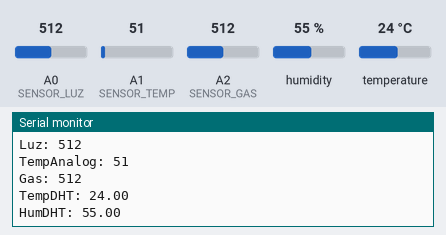
The sketch below on a simulated Arduino Uno, built with avr-gcc and run on an emulated ATmega328P. Shown: the last lines printed to the serial monitor. The test bench sets the inputs (shaded band); at power-on: humidity 55 %, A1 (SENSOR_TEMP) = 51, A0 (SENSOR_LUZ) = 512, A2 (SENSOR_GAS) = 512, temperature 24 °C.

Above: at 1.8 s.
1.9 s: humidity set to 22 %
At 3.3 s:
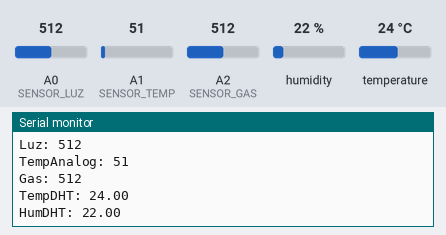
3.4 s: A1 (SENSOR_TEMP) set to 61
4.9 s: A0 (SENSOR_LUZ) set to 716
6.4 s: A2 (SENSOR_GAS) set to 716
At 7.6 s:
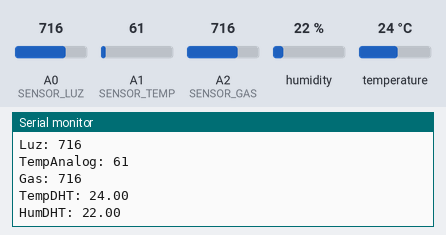
7.9 s: temperature set to 12 °C
At 9.3 s:
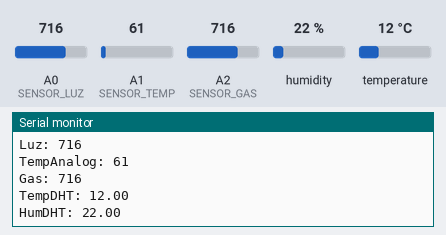
9.4 s: A1 (SENSOR_TEMP) set to 71
Timing chart, 0 to 11.9 s (numbered marks = the images above; inputs shaded):
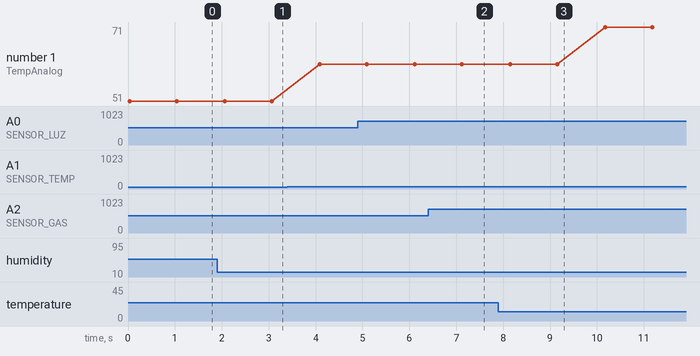

The sketch:

Conexion_Raspberry.ino
```cpp
const int SENSOR_LUZ = A0;     // Sensor de Luz
const int SENSOR_TEMP = A1;  // Sensor de Temperatura analógica
const int SENSOR_GAS = A2;   // Sensor de Gas MQ-3

#include <DHT.h>
#define DHTPIN 2
#define DHTTYPE DHT11
DHT dht(DHTPIN, DHTTYPE);


void setup() {
  Serial.begin(9600);
  dht.begin();
}

void loop() {
  int luz = analogRead(SENSOR_LUZ);
  int tempAnalog = analogRead(SENSOR_TEMP);
  int gas = analogRead(SENSOR_GAS);

  float tempD = dht.readTemperature();
  float humD = dht.readHumidity();

  if (isnan(tempD) || isnan(humD)) {
    tempD = -1;
    humD = -1;
  }

  Serial.print("Luz: ");
  Serial.println(luz);

  Serial.print("TempAnalog: ");
  Serial.println(tempAnalog);

  Serial.print("Gas: ");
  Serial.println(gas);

  Serial.print("TempDHT: ");
  Serial.println(tempD);

  Serial.print("HumDHT: ");
  Serial.println(humD);

  delay(1000);
}
```

Measured:
- after the input at 1.9 s, the serial monitor: prints a new line after 0.21 s (image 1)
- after the input at 6.4 s, the serial monitor: prints a new line after 0.74 s (image 2)
- after the input at 7.9 s, the serial monitor: prints a new line after 0.27 s (image 3)
- plotted number 1: 51 → 61 after the input at 3.4 s, 61 → 71 after the input at 9.4 s
